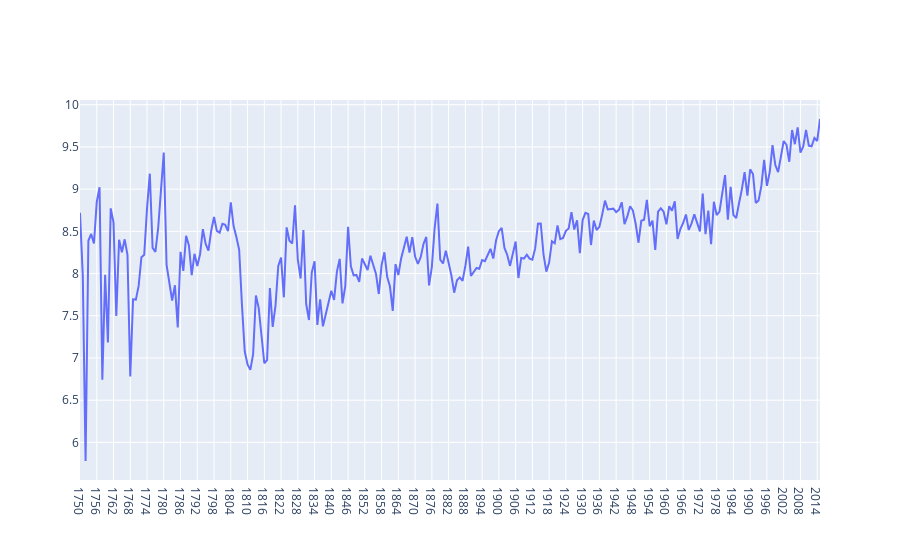

Here is the notebook cell this chart was saved with:
### Code cell
global1=pd.read_csv('GlobalTemperatures.csv')
global1=global1[['dt','LandAverageTemperature']]
global1.dropna(inplace=True)
global1['dt']=pd.to_datetime(global1.dt).dt.strftime('%d/%m/%Y')
global1['dt']=global1['dt'].apply(lambda x:x[6:])
global1=global1.groupby(['dt'])['LandAverageTemperature'].mean().reset_index()
trace=go.Scatter(
    x=global1['dt'],
    y=global1['LandAverageTemperature'],
    mode='lines',
    )
data=[trace]

py.iplot(data, filename='line-mode')

### Figure 1 — Plotly figure (JSON) as saved in the notebook; plotly's stock layout.template omitted (floating-point values rounded to 4 significant figures; data arrays with more than 128 entries replaced by an {"elided": "..."} marker saying what was removed)
{"data": [{"mode": "lines", "type": "scatter", "x": {"elided": "266 str values"}, "y": {"elided": "266 float values"}}], "layout": {}}
